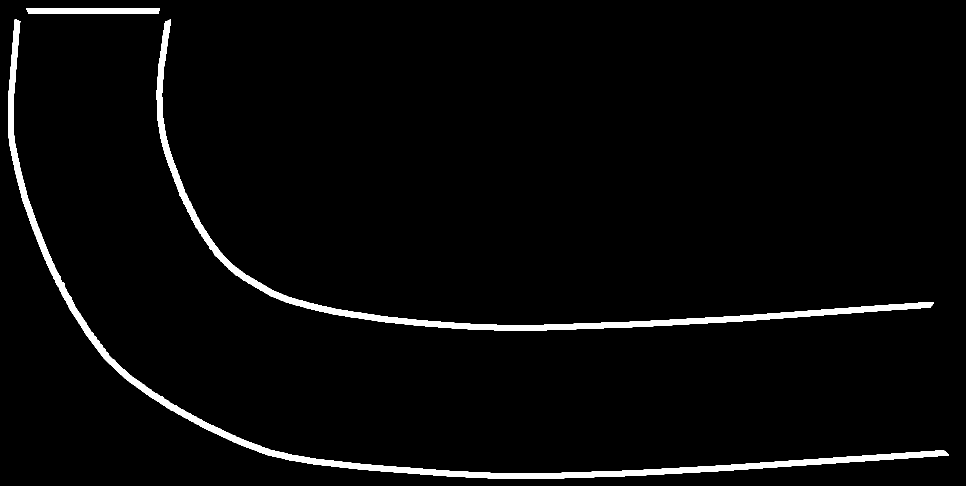
#> input picture subpixel.png, 1931 x 972 px (shown at 1/2 size)
$ python -i PreProcess.py   (imports and definitions only)   (older library calls are emulated)
#> lines starting #> are read from the running program, lines starting #| are printed output that depends on the picture; after the words box and inside, x2 and y2 are one past the last pixel; in counts of white or black regions, pixels touching at a corner belong together
#> further down, picture is the input picture: shape (972, 1931, 3); 2.9% white; 3 white regions, box (x1, y1, x2, y2) and area: (16, 38, 1898, 958) 28979, (313, 39, 1867, 661) 22908, (52, 16, 320, 28) 2913
import sys
import cv2
import numpy as np
import math
import json
import os
from skimage import util
from collections import defaultdict
from matplotlib import *
import matplotlib.pyplot as plt
import numpy.polynomial.polynomial as poly
from scipy.spatial import distance as dist
from sympy import Matrix
import scipy.ndimage, scipy.interpolate
from PIL import Image
from pylab import randn
import operator
from scipy.signal import savgol_filter
from scipy.interpolate import UnivariateSpline
from sklearn.neighbors import NearestNeighbors
from scipy import linalg
from sklearn import mixture

from sklearn.linear_model import LinearRegression
from sklearn.preprocessing import PolynomialFeatures
from sklearn.metrics import mean_squared_error
from sklearn.model_selection import train_test_split

from scipy.interpolate import splprep, splev

# [1 line not run here, left out]

DEBUG_FLAG = True

lineImage_mapping = '/Users/theodoreseem/res.Network/dictionaries/Line-Image_mapping.json'
curveImage_mapping = '/Users/theodoreseem/res.Network/dictionaries/curveImage_mapping.json'
lineExt_mapping = '/Users/theodoreseem/res.Network/dictionaries/lineExtraction_mapping.json'
curveExt_mapping = '/Users/theodoreseem/res.Network/dictionaries/curveExtraction_mapping.json'

repeatLines = ["<?xml version=\"1.0\" encoding=\"UTF-8\"?>", "<pattern>", "<!--Pattern created with Seamly2D v0.6.0.0a (https://fashionfreedom.eu/).-->", "<version>0.6.0</version>",
                "<unit>inch</unit>", "<description/>","<notes/>","<measurements>/Users/theodoreseem/ResonanceHub/image2XML/image2XML/Data/Vector_Measurements/Tucker-Brianna.vit</measurements>",
                "<increments/>", "<draw name=\"Test1\">", "<calculation>", "<point id=\"1\" mx=\".1\" my=\".1\" name=\"A\" type=\"single\" x=\"90\" y=\"90\"/>",
                "<point angle=\"90\" basePoint=\"1\" id=\"2\" length=\"height*2\" lineColor=\"black\" mx=\".1\" my=\".1\" name=\"A1\" type=\"endLine\" typeLine=\"hair\"/>",
                "<point angle=\"180\" basePoint=\"1\" id=\"3\" length=\"height*2\" lineColor=\"black\" mx=\".1\" my=\".1\" name=\"A2\" type=\"endLine\" typeLine=\"hair\"/>",
                "<point id=\"4\" mx=\".1\" my=\".1\" name=\"B\" type=\"single\" x=\"20\" y=\"20\"/>"]
repeatLines2 = ["</calculation>","<modeling/>","<details/>","</draw>","</pattern>"]

#THE PROCESS:
# Find all the vertices of the shape
# Organize vertices into pairs (representing the features)
# Between each vertex - determine if it is a line or a curve    (HERE AFTER DAY1)
  #  UP IN AIR
    # CAN USE POLY FIT ON SECTION OF FILE BETWEEN THE VERTICES
    # CAN USE HOUGH TRANSFORM TO GET LINE, IF NOT LINE, SOMETHING ELSE
# Create a Directed A-Graph of the features
# Take the list of features (lines or curves) and map them to images
  # If it is a line:
    # Map the line too the proper (measurement, angle) image      (NEED TO BE HERE AFTER DAY2)
  # If it is a curve:
    # Figure out what type of curve it is (selection of 100)
    # Map the type of curve to its image representing that type
# Take the XML file and convert it to RSL
  # If it is a line the RSL is ("measurement-angle")
  # If it is a curve:
    # The xml get fed to a process to categorize what type of curve it is (selection of 100)
    # The RSL is output with the type of curve it is ("Type-#")    (NEED TO BE HERE AFTER DAY3)
#Run the images and the RSL through the model so it can train on all the image files and RSL files
#FIRST SECOND point of simpleInteractive (Probably needs to be restructured to calc lines first, then curves.)
#Fix control point calculation
#Up until now has been to create the data. Need to build out the learning to train features to give us XML
    #Create the full angle, distance mapping to control Points
    #create control point1, control poitn 2 mapping to image
    #be able to take image names and output their actual image to a file
    #Generate the RSL from XML (RSL can just be full lines as tokens)

class Feature:

    orderNum = ...;

    def __init__(self, x1, y1, x2, y2):
        self.x1 = x1; self.y1 = y1; self.x2 = x2; self.y2 = y2
        self.endpoints = (x1,y1),(x2,y2)

class Line(Feature):

    orderNum = ...;

    # [16 lines left out: function __init__, not called in this run]

class Curve(Feature):

    orderNum = ...;

    # [19 lines left out: function __init__, not called in this run]

class Point:

    def __init__(self, x, y, cluster):
        self.x = x; self.y = y; self.cluster = cluster

# [10 lines left out: function loadDictionaries, not called in this run]

def is_close(x1, y1, x2, y2, d):
    distance = int(math.sqrt((x2-x1)**2 + (y2-y1)**2))
    return(distance<d)

# [21 lines left out: function clean_Image, not called in this run]

def retrieveVertices(img):


    height, width, channels = img.shape
#> height = 972; width = 1931; channels = 3
    erosion = cv2.dilate(img,np.ones((8,8),np.uint8),iterations = 1)
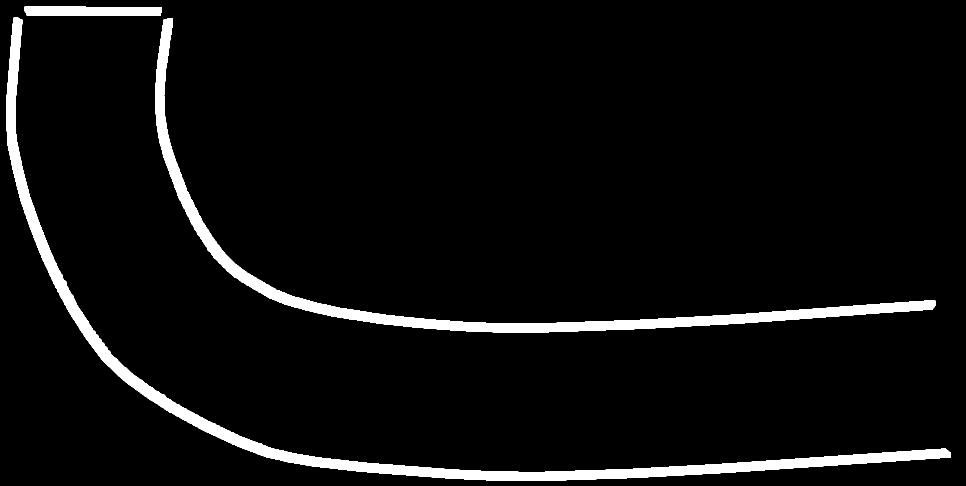
#> erosion: shape (972, 1931, 3) (shown at 1/2 size); 4.9% white; 3 white regions, box (x1, y1, x2, y2) and area: (13, 35, 1902, 962) 49069, (310, 36, 1871, 665) 38637, (49, 13, 324, 32) 4922
    gray = cv2.cvtColor(img,cv2.COLOR_BGR2GRAY)

    # find Harris corners
    dst = cv2.cornerHarris(np.float32(gray),3,11,.1)
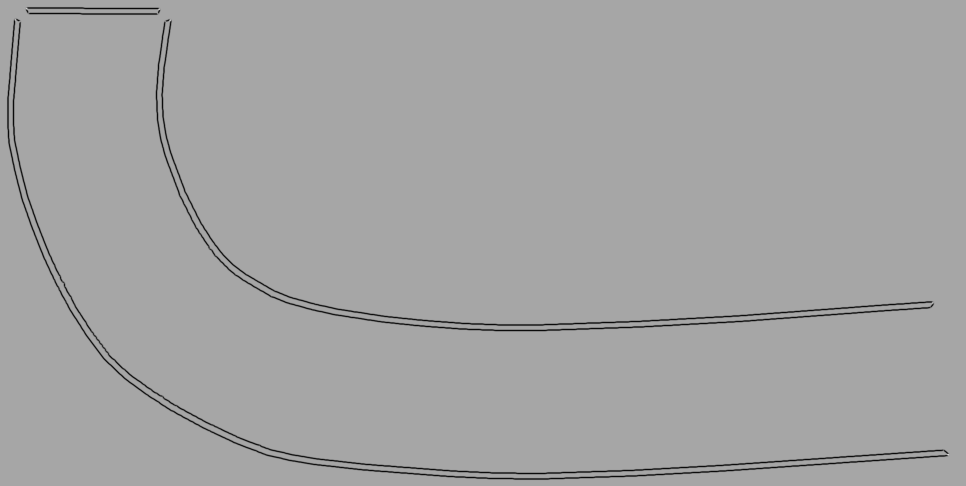
#> dst: shape (972, 1931) float32 (shown at 1/2 size); min -7.58e+16, max 4.06e+16, mean -9.77e+14; drawn with min black and max white
    dst = cv2.dilate(dst,None)
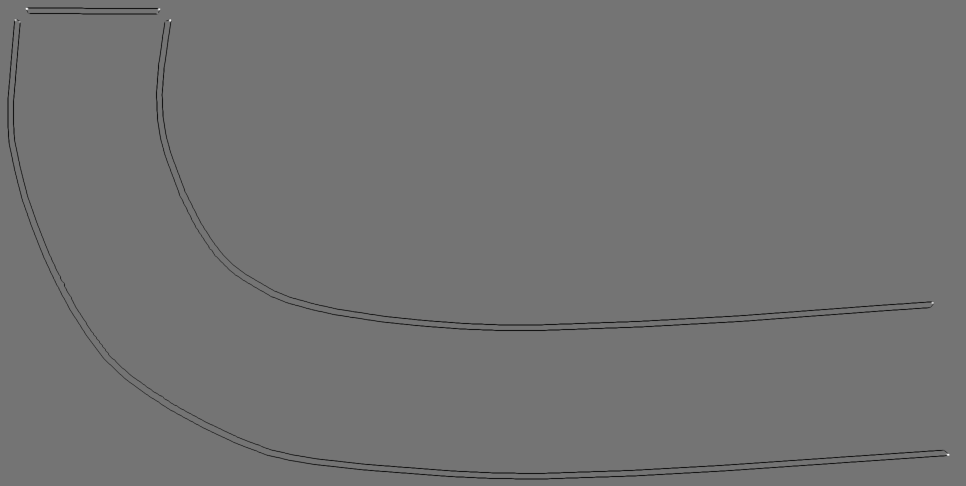
#> dst: shape (972, 1931) float32 (shown at 1/2 size); min -3.39e+16, max 4.06e+16, mean -2.5e+14; drawn with min black and max white
    ret, dst = cv2.threshold(dst,127,255,cv2.THRESH_BINARY)
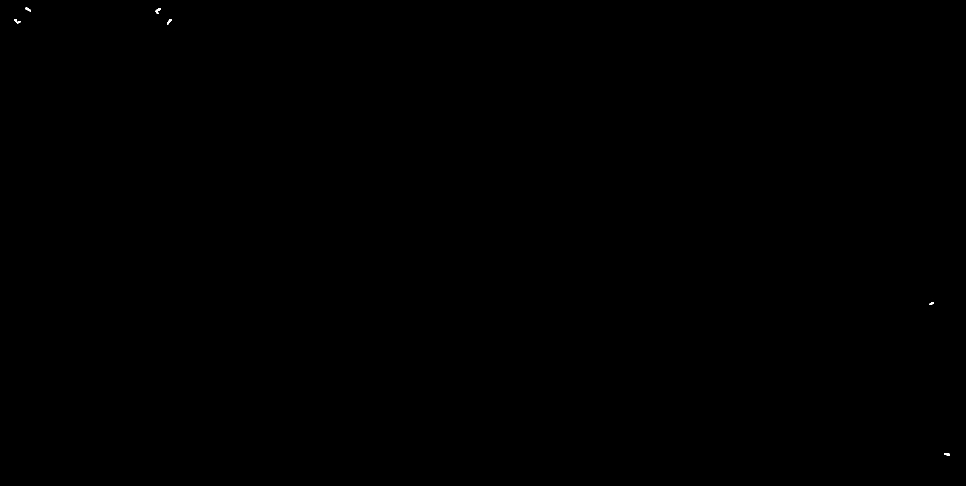
#> dst: shape (972, 1931) float32 (shown at 1/2 size); 0.02% white; 6 white regions, box (x1, y1, x2, y2) and area: (311, 16, 321, 28) 62, (29, 38, 41, 47) 55, (334, 38, 343, 49) 49, (1888, 906, 1900, 912) 49, (51, 15, 62, 23) 48, (1859, 604, 1868, 610) 35
    dst = np.uint8(dst)

    # find centroids
    ret, labels, stats, centroids = cv2.connectedComponentsWithStats(dst, connectivity=4)
#> labels: shape (972, 1931) int32; 7 distinct labels, from 0 to 6
#> ret = 7; stats = [[0, 0, 1931, 972, 1876634], [51, 15, 11, 8, 48], [311, 16, 10, 12, 62], [29, 38, 12, 9, 55], [334, 38, 9, 11, 49], [1859, 604, 9, 6, 35], [1888, 906, 12, 6, 49]]; centroids = [[965, 485.5], [55.71, 18.44], [315.3, 21], [33.95, 42.36], [338.1, 42.59], [1863.1, 606.4], [1894, 908.3]]

    # define the criteria to stop and refine the corners
    criteria = (cv2.TERM_CRITERIA_EPS + cv2.TERM_CRITERIA_MAX_ITER, 100, .01)
    corners = cv2.cornerSubPix(gray,np.float32(centroids),(10,10),(-1,-1),criteria)
#> corners = [[965, 485.5], [51.93, 18.07], [319.2, 19.38], [31.4, 37.77], [340.9, 39.01], [1867.5, 605.2], [1897.8, 909.5]]
    vertices = list(np.int0(corners))
#> vertices = [[965, 485], [51, 18], [319, 19], [31, 37], [340, 39], [1867, 605], [1897, 909]]
    centerVertex = [v for v in vertices if is_close(v[0], v[1], (width/2), (height/2), 10)][0]
#> centerVertex = [965, 485]
    vertices.remove(centerVertex)

    return vertices

# [577 lines left out: functions createDAG, extract_initial_contours, create_features, createSubFeatures, compileXML, buildImageRepresentation, not called in this run]


# [56 lines not run here, left out]


    # [9 lines of commented-out code are left out]

>>> import cv2
>>> picture = cv2.imread('subpixel.png')
>>> result = retrieveVertices(picture)
#> result = [[51, 18], [319, 19], [31, 37], [340, 39], [1867, 605], [1897, 909]]
